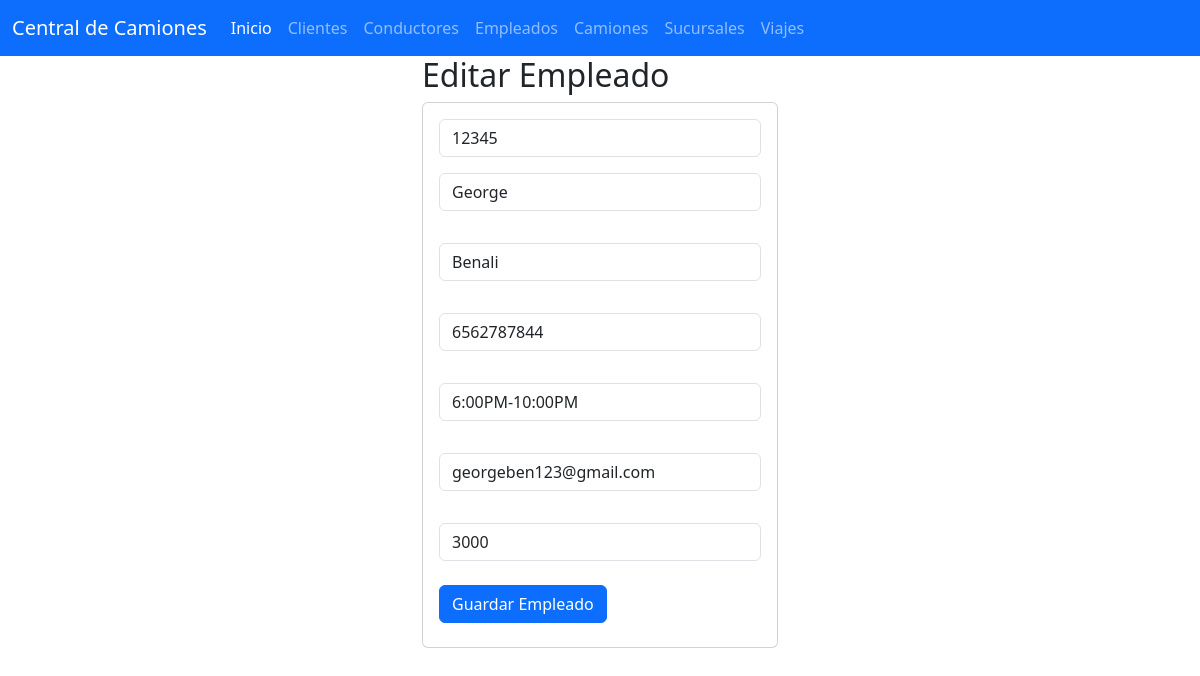
The page /seleccionarEmpleado/12345 on the database its author committed.
### empleados_app/models.py (models this page shows, shortened)
class Empleados(models.Model):
    id_empleado=models.CharField(primary_key=True,max_length=6)
    Nombres=models.CharField(max_length=50)
    Apellidos=models.CharField(max_length=50)
    Numerotelefono=models.CharField(max_length=50)
    Horario=models.CharField(max_length=50)
    Correoelectronico=models.CharField(max_length=10)
    Salario=models.CharField(max_length=10)

### empleados_app/views.py (the view)
# urls.py: path("seleccionarEmpleado/<id_empleado>",views.seleccionarEmpleado,name="seleccionarEmpleado"),
def seleccionarEmpleado(request, id_empleado):
    empleados=Empleados.objects.get(id_empleado=id_empleado)
    return render(request,"editarEmpleados.html",{"misempleados": empleados})

### empleados_app/templates/editarEmpleados.html
    {% extends "base.html" %}
    {% block cuerpo %}
    <div class="row">
        <div class="col-md-4 offset-md-4">
            <h2>Editar Empleado</h2>
            <div class="card">
                <div class="card-body">
                <form action="/editarEmpleado/" method="POST"> {% csrf_token %}
                    <div class="form-group">
                    <input type="text" id="txtidempleado" name="txtidempleado" class="form-control"
                    value="{{misempleados.id_empleado}}"
                    minlenght="1" maxlenght="6" readonly required>
                    </div>
                    <div class="form-group py-3">
                    <input type="text" id="txtnombres" name="txtnombres" class="form-control"
                    value="{{misempleados.Nombres}}" maxlenght="50"  required>
                    </div>
                    <div class="form-group py-3">
                        <input type="text" id="txtapellidos" name="txtapellidos" class="form-control"
                        value="{{misempleados.Apellidos}}" maxlenght="50" required>
                        </div>
                        <div class="form-group py-3">
                            <input type="text" id="txtnumtel" name="txtnumtel" class="form-control"
                            value="{{misempleados.Numerotelefono}}" maxlenght="50" required>
                            </div>
                            <div class="form-group py-3">
                                <input type="text" id="txthorario" name="txthorario" class="form-control"
                                value="{{misempleados.Horario}}" maxlenght="50" required>
                                </div>
                                <div class="form-group py-3">
                                    <input type="text" id="txtcorreoele" name="txtcorreoele" class="form-control"
                                    value="{{misempleados.Correoelectronico}}" maxlenght="50"  required>
                                    </div>
                                    <div class="form-group py-3">
                                        <input type="text" id="txtsalario" name="txtsalario" class="form-control"
                                        value="{{misempleados.Salario}}" maxlenght="50" required>
                                        </div>
                    <div class="form-group py-2">
                    <button type="submit" class="btn btn-primary">Guardar Empleado</button>
                    </div>
                </form>
                </div>
            </div>
        </div>
    </div>
    {% endblock  %}

### rows shown on the page
Empleados: txtidempleado "12345", txtnombres "George", txtapellidos "Benali", txtnumtel "6562787844", txthorario "6:00PM-10:00PM", txtcorreoele "georgeben123@gmail.com", txtsalario "3000"
